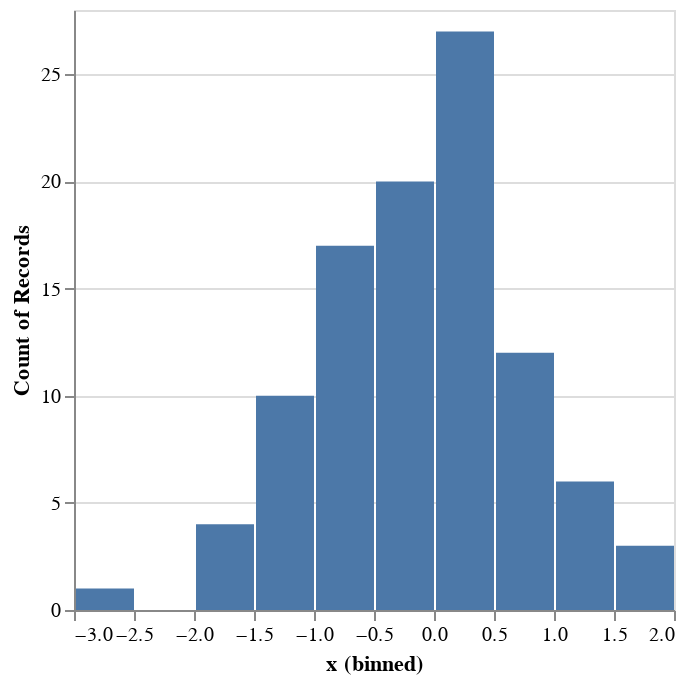

The code cell stored with this chart in its notebook:
### Markdown cell above
## Example 2: Chart and Axis Titles

Chart and axis titles are set automatically based on the data source, but sometimes it is useful to change them.
For example, here is a histogram of the above data:

### Code cell
alt.Chart(data).mark_bar().encode(
    x=alt.X('x', bin=True),
    y=alt.Y('count()')
)

### Figure 1 — Vega-Lite specification as saved in the notebook (floating-point values rounded to 4 significant figures)
{"config": {"view": {"continuousWidth": 300, "continuousHeight": 300}}, "data": {"name": "data-e0cda257d33f42fdbc24a0696afd76df"}, "mark": {"type": "bar"}, "encoding": {"x": {"bin": true, "field": "x", "type": "quantitative"}, "y": {"aggregate": "count", "type": "quantitative"}}, "$schema": "https://vega.github.io/schema/vega-lite/v5.16.3.json", "datasets": {"data-e0cda257d33f42fdbc24a0696afd76df": [{"x": 0.4967, "y": -0.1383}, {"x": 0.6477, "y": 1.523}, {"x": -0.2342, "y": -0.2341}, {"x": 1.579, "y": 0.7674}, {"x": -0.4695, "y": 0.5426}, {"x": -0.4634, "y": -0.4657}, {"x": 0.242, "y": -1.913}, {"x": -1.725, "y": -0.5623}, {"x": -1.013, "y": 0.3142}, {"x": -0.908, "y": -1.412}, {"x": 1.466, "y": -0.2258}, {"x": 0.06753, "y": -1.425}, {"x": -0.5444, "y": 0.1109}, {"x": -1.151, "y": 0.3757}, {"x": -0.6006, "y": -0.2917}, {"x": -0.6017, "y": 1.852}, {"x": -0.0135, "y": -1.058}, {"x": 0.8225, "y": -1.221}, {"x": 0.2089, "y": -1.96}, {"x": -1.328, "y": 0.1969}, {"x": 0.7385, "y": 0.1714}, {"x": -0.1156, "y": -0.3011}, {"x": -1.479, "y": -0.7198}, {"x": -0.4606, "y": 1.057}, {"x": 0.3436, "y": -1.763}, {"x": 0.3241, "y": -0.3851}, {"x": -0.6769, "y": 0.6117}, {"x": 1.031, "y": 0.9313}, {"x": -0.8392, "y": -0.3092}, {"x": 0.3313, "y": 0.9755}, {"x": -0.4792, "y": -0.1857}, {"x": -1.106, "y": -1.196}, {"x": 0.8125, "y": 1.356}, {"x": -0.07201, "y": 1.004}, {"x": 0.3616, "y": -0.6451}, {"x": 0.3614, "y": 1.538}, {"x": -0.03583, "y": 1.565}, {"x": -2.62, "y": 0.8219}, {"x": 0.08705, "y": -0.299}, {"x": 0.09176, "y": -1.988}, {"x": -0.2197, "y": 0.3571}, {"x": 1.478, "y": -0.5183}, {"x": -0.8085, "y": -0.5018}, {"x": 0.9154, "y": 0.3288}, {"x": -0.5298, "y": 0.5133}, {"x": 0.09708, "y": 0.9686}, {"x": -0.7021, "y": -0.3277}, {"x": -0.3921, "y": -1.464}, {"x": 0.2961, "y": 0.2611}, {"x": 0.005113, "y": -0.2346}, {"x": -1.415, "y": -0.4206}, {"x": -0.3427, "y": -0.8023}, {"x": -0.1613, "y": 0.4041}, {"x": 1.886, "y": 0.1746}, {"x": 0.2576, "y": -0.07445}, {"x": -1.919, "y": -0.02651}, {"x": 0.06023, "y": 2.463}, {"x": -0.1924, "y": 0.3015}, {"x": -0.03471, "y": -1.169}, {"x": 1.143, "y": 0.7519}, {"x": 0.791, "y": -0.9094}, {"x": 1.403, "y": -1.402}, {"x": 0.5869, "y": 2.19}, {"x": -0.9905, "y": -0.5663}, {"x": 0.09965, "y": -0.5035}, {"x": -1.551, "y": 0.06856}, {"x": -1.062, "y": 0.4736}, {"x": -0.9194, "y": 1.55}, {"x": -0.7833, "y": -0.3221}, {"x": 0.8135, "y": -1.231}, {"x": 0.2275, "y": 1.307}, {"x": -1.607, "y": 0.1846}, {"x": 0.2599, "y": 0.7818}, {"x": -1.237, "y": -1.32}, {"x": 0.5219, "y": 0.297}, {"x": 0.2505, "y": 0.3464}, {"x": -0.68, "y": 0.2323}, {"x": 0.2931, "y": -0.7144}, {"x": 1.866, "y": 0.4738}, {"x": -1.191, "y": 0.6566}, {"x": -0.9747, "y": 0.7871}, {"x": 1.159, "y": -0.8207}, {"x": 0.9634, "y": 0.4128}, {"x": 0.8221, "y": 1.897}, {"x": -0.2454, "y": -0.7537}, {"x": -0.8895, "y": -0.8158}, {"x": -0.0771, "y": 0.3412}, {"x": 0.2767, "y": 0.8272}, {"x": 0.013, "y": 1.454}, {"x": -0.2647, "y": 2.72}, {"x": 0.6257, "y": -0.8572}, {"x": -1.071, "y": 0.4825}, {"x": -0.2235, "y": 0.714}, {"x": 0.4732, "y": -0.07283}, {"x": -0.8468, "y": -1.515}, {"x": -0.4465, "y": 0.8564}, {"x": 0.2141, "y": -1.246}, {"x": 0.1732, "y": 0.3853}, {"x": -0.8839, "y": 0.1537}, {"x": 0.05821, "y": -1.143}]}}
